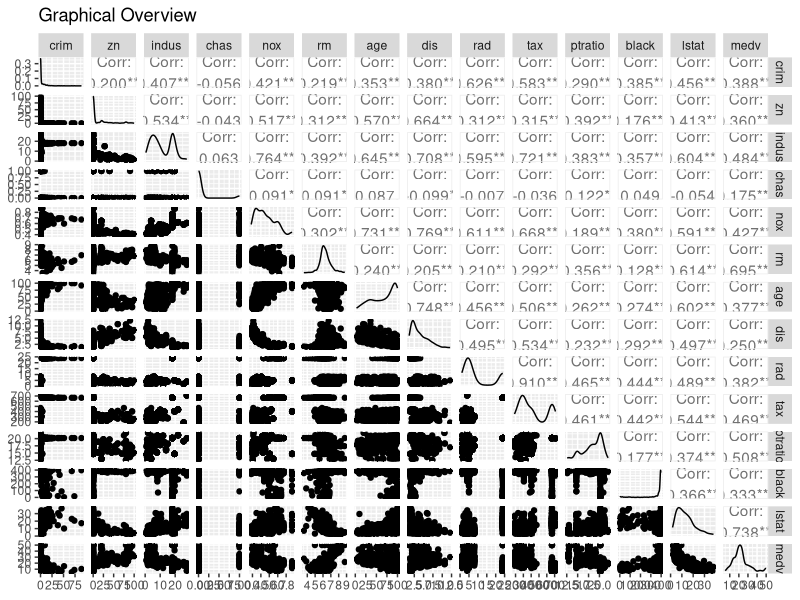
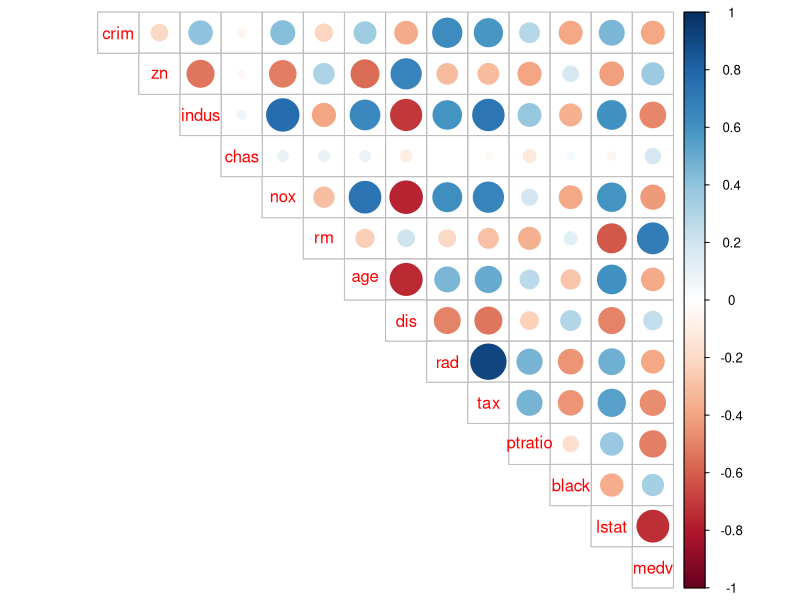
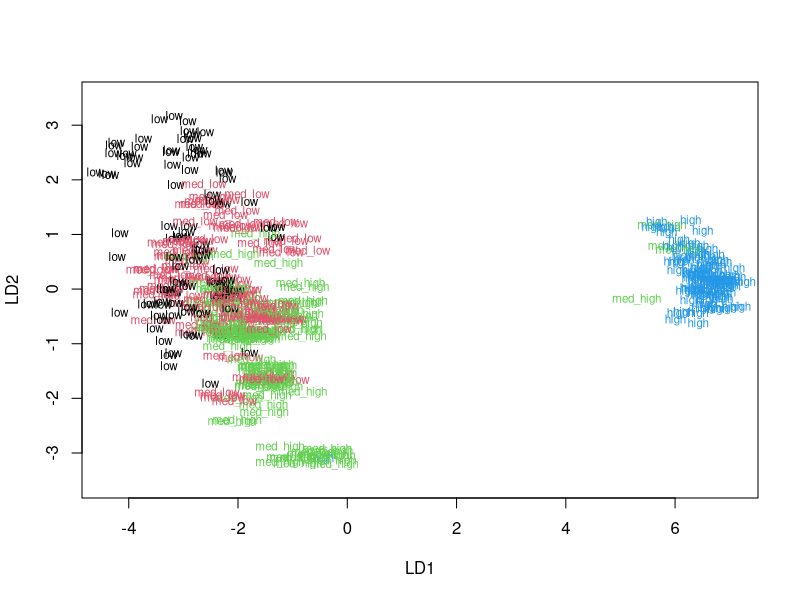
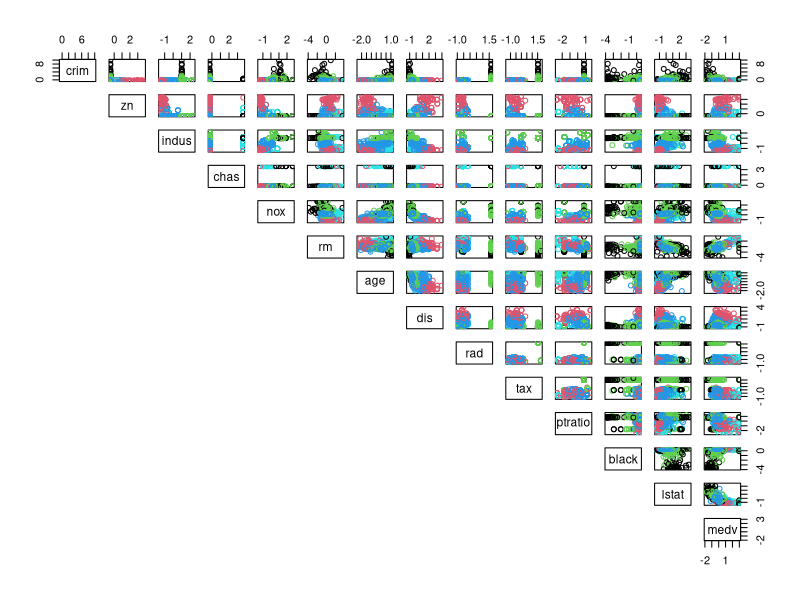
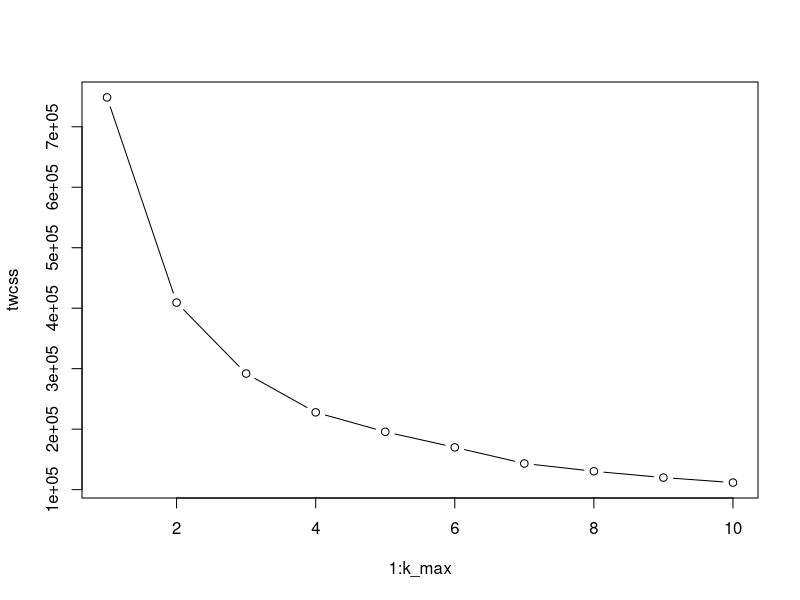
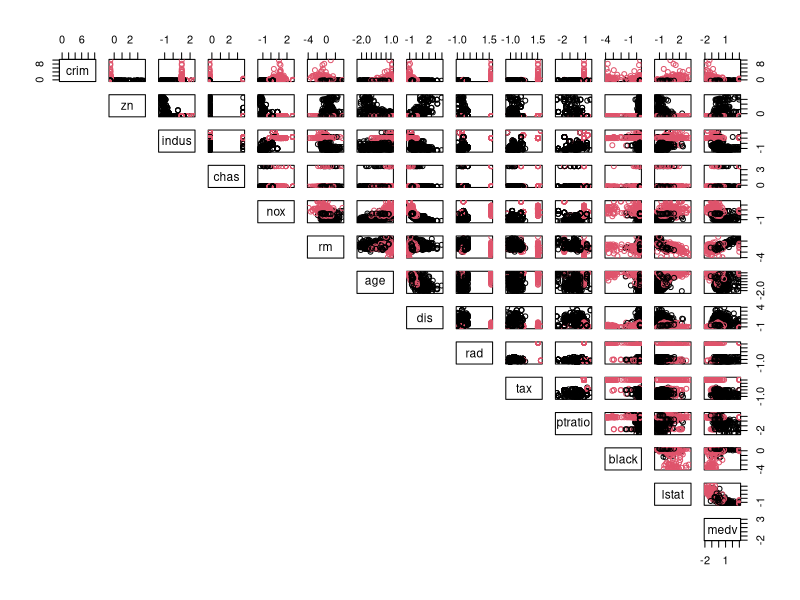

These figures' R source, in order:
## ---- chunk 1
library(MASS)
data("Boston")
str(Boston)
dim(Boston)
## ---- chunk 2
library(GGally)
library(ggplot2)
GraphicalOverview <- ggpairs(Boston, mapping = aes(), title = "Graphical Overview", lower = list(combo = wrap("facethist", bins = 20)))
GraphicalOverview
## ---- chunk 3
library(corrplot)
cor_matrix <- cor(Boston)
corrplot(cor_matrix, method = "circle", type = "upper", cl.pos = "r", tl.pos = "d")
## ---- chunk 4
library(knitr)
knitr::kable(summary(Boston))
## ---- chunk 5
sBoston <- scale(Boston)
knitr::kable(summary(sBoston))
sBoston <- as.data.frame(sBoston)
## ---- chunk 6
scaled_crim <- sBoston$crim
bins <- quantile(scaled_crim)
crime <- cut(scaled_crim, breaks = bins, include.lowest = TRUE, labels = c("low", "med_low", "med_high", "high"))
sBoston <- dplyr::select(sBoston, -crim)
sBoston <- data.frame(sBoston, crime)
## ---- chunk 7
n <- nrow(sBoston)
ind <- sample(n, size = n*0.8)
train <- sBoston[ind,]
test <- sBoston[-ind,]
## ---- chunk 8
lda.fit <- lda(crime ~ ., data = train)
classes <- as.numeric(train$crime)
plot(lda.fit, dimen = 2, col = classes, pch = classes)
## ---- chunk 9
correct_classes <- test$crime
test <- dplyr::select(test, -crime)
lda.pred <- predict(lda.fit, newdata = test)
table(correct = correct_classes, predicted = lda.pred$class)
## ---- chunk 10
data("Boston")
sBoston2 <- scale(Boston)
sBoston2 <- as.data.frame(sBoston2)
dist_eu <- dist(sBoston2)
summary(dist_eu)
## ---- chunk 11
km <- kmeans(dist_eu, centers = 5)
pairs(sBoston2, col = km$cluster, lower.panel = NULL)
## ---- chunk 12
set.seed(123)
k_max <- 10
twcss <- sapply(1:k_max, function(k){kmeans(dist_eu, k)$tot.withinss})
plot(1:k_max, twcss, type = 'b')
## ---- chunk 13
km <- kmeans(dist_eu, centers = 2)
pairs(sBoston2, col = km$cluster, lower.panel = NULL)
